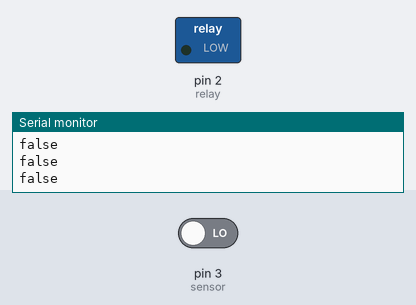
Simulated run of this sketch. Board: Arduino Uno, built with avr-gcc and run on an emulated ATmega328P. Shown: switched loads named in the sketch (green lamp = pin HIGH), the last lines printed to the serial monitor. Inputs (shaded band) come from the test bench; at power-on: pin 3 (sensor) LOW.

Above: at 1.2 s.
1.3 s: pin 3 (sensor) driven HIGH
At 1.8 s:
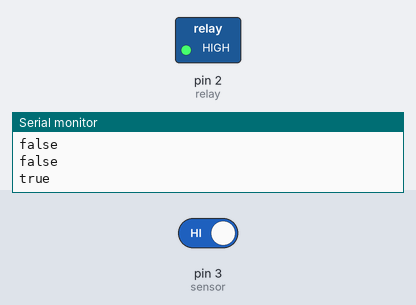
Timing chart, 0 to 4.3 s (numbered marks = the images above; inputs shaded):
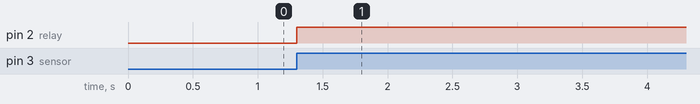

The sketch:

human_IR-detected_light.ino
```cpp
/*
   接腳定義
   繼電器 數位2
   人體紅外線感測器 數位4
   Vcc = 5V
   Gnd = 0V
*/
const int BaulRate = 9600;
const int sensor = 3;
const int relay = 2; //繼電器
bool led = false;
int Value = 0;


void setup() {
  pinMode(relay, OUTPUT);
  pinMode(sensor, INPUT);

  Serial.begin(9600);
}

void loop() {

  Value = digitalRead(sensor);

  if (Value == HIGH)
  {
     Serial.println("true");

    if (led == false)
    {
      digitalWrite(relay, HIGH);
      led = true;
    }
   delay(10000);
  }
  else if (Value == LOW)
  {
    Serial.println("false");
    if (led == true)
    {
      digitalWrite(relay, LOW);
      led = false;
    }
    delay(10);
  }
}
```

Measured:
- after the input at 1.3 s, pin 2 (relay): LOW → HIGH at once
